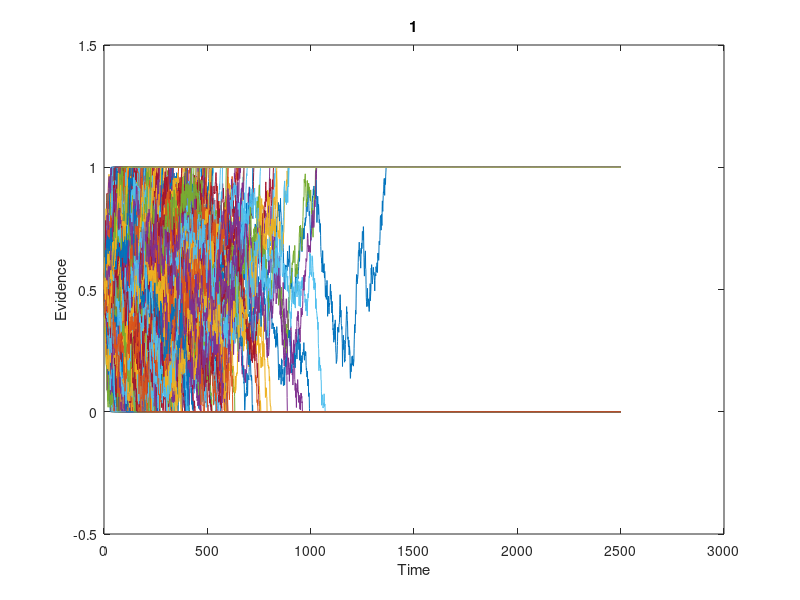
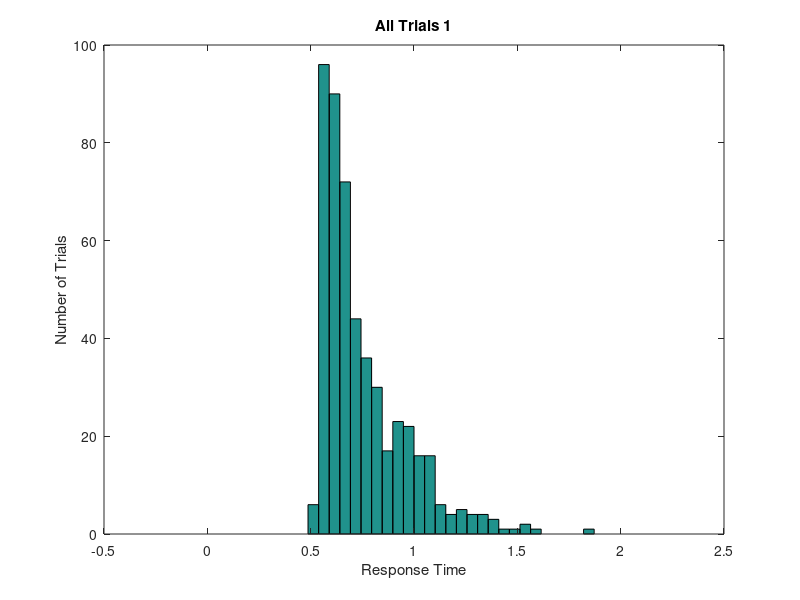

The MATLAB source for these figures, in order: (Note: this script raises an error after producing the figures.)
clear; close all; clc;

%fix step size
dt = 0.001;
%parameter 
ntrials = 500; %NUMBER OF RUNS
mu = 0.5;
ndt = 0.5; %NON-DECISION TIME
sd = 1;   %THIS IS VARIABILITY WITHIN THE WALK.  KEEP FIXED AT 1. 
nsteps = 2500; %MAX LENGTH OF WALK.  INCREASE TILL WARNING GOES AWAY
criterion = 1; %CORRECT BOUNDARY LOCATION, INCORRECT IS ZERO 
beta = 0.5; % NORMALIZED BIAS
bias = beta*criterion; %ACTUAL BIAS

%set random number seed 
rng(19680104);
%OUTPUT VARIABLES
sample = zeros(1,nsteps+1);   %This is a single random draw from normal distribution
path = zeros(ntrials,nsteps+1); %This is all the random walks
rt = zeros(ntrials,1);  %These are the rts across trials 
correct = zeros(ntrials,1); %This is accuracy data. ZERO IS WRONG, ONE IS RIGHT
%LOOP OVER ntrials.  
for j = 1:ntrials
    goodpath = 0;
    while goodpath == 0
        drawn_mu = unifrnd(0.01, 0.8, [1,1]);
        draw = normrnd(drawn_mu*dt,sd*sqrt(dt),[1,nsteps]);  %DRAW A WALK
        sample(1) = bias; %START AT BIAS
        sample(2:nsteps+1) = draw; 
        walk = cumsum(sample); %SUM THE WALK.   
        crossbnd = find((walk > criterion) |(walk < 0)); %TEST BOTH BOUNDARIES  
        if ~isempty(crossbnd) %TEST IF IT CROSSED ONE OF THE BOUNDARIES AT LEAST
            goodpath = 1; %WALK IS GOOD, SET TO 1 TO EXIT WHILE LOOP
            path(j,:) = walk; %SAVE THE WALK
        else
            display('Bad Walk') %NOTIFY BAD WALK AND DRAW AGAIN LOWER
        end;
    end;
    rt(j) = crossbnd(1);  %RT IS FIRST CROSSING
    if path(j,rt(j)) > criterion  %TEST IF CORRECT
        path(j,rt(j):end) = criterion; %SET THE REST OF WALK TO BOUNDARY
        correct(j) = 1; %INDICATE CORRECT TRIAL
    else %TRIALIS INCORRECT
        path(j,rt(j):end) = 0; %SET THE REST OF WALK TO ZERO. 
    end; 
    %Add Non-decision time
    rt(j) = rt(j) + ndt/dt;	
end

%compute accuracy
accuracy = mean(correct);  %COMPUTER FRACTION CORRECT
%convert rt to milliseconds
rt = rt*dt;
%plot all the random walks. 
figure
plot(path');
xlabel('Time')
ylabel('Evidence')
title('1')
set(gca,'YLim',[-0.5 criterion+0.5])
%Make a histogram of all random walks. 
figure  
bins = linspace(0,2,40);  
hist(rt,bins);
xlabel('Response Time')
ylabel('Number of Trials')
title('All Trials 1')
%Make a histogram separating correct from incorrect 
errorrt = rt(find(correct == 0));  % THIS IS JUST THE INCORRECT TRIALS
correctrt = rt(find(correct == 1)); %THIS IS JUST THE CORRECT TRIALS
figure
[n1,x] = hist(errorrt, bins); 
[n2,x] = hist(correctrt, bins);
h = bar(x,[n1; n2]);
legend('Error', 'Correct');

xlabel('Response Time')
ylabel('Number of Trials')
avg_time = mean(errorrt)
title(append('Correct vs Error Trials 1', num2str(avg_time)))


%OUTPUT VARIABLES
sample = zeros(1,nsteps+1);   %This is a single random draw from normal distribution
path = zeros(ntrials,nsteps+1); %This is all the random walks
rt = zeros(ntrials,1);  %These are the rts across trials 
correct = zeros(ntrials,1); %This is accuracy data. ZERO IS WRONG, ONE IS RIGHT
%LOOP OVER ntrials.  
for j = 1:ntrials
    goodpath = 0;
    while goodpath == 0
        draw = normrnd(mu*dt,sd*sqrt(dt),[1,nsteps]);  %DRAW A WALK
        beta = unifrnd(0.1, 0.3, [1,1]); % NORMALIZED BIAS
        bias = beta * criterion; % ACTUAL BIAS
        sample(1) = bias;
        sample(2:nsteps+1) = draw; 
        walk = cumsum(sample); %SUM THE WALK.   
        crossbnd = find((walk > criterion) |(walk < 0)); %TEST BOTH BOUNDARIES  
        if ~isempty(crossbnd) %TEST IF IT CROSSED ONE OF THE BOUNDARIES AT LEAST
            goodpath = 1; %WALK IS GOOD, SET TO 1 TO EXIT WHILE LOOP
            path(j,:) = walk; %SAVE THE WALK
        else
            display('Bad Walk') %NOTIFY BAD WALK AND DRAW AGAIN LOWER
        end;
    end;
    rt(j) = crossbnd(1);  %RT IS FIRST CROSSING
    if path(j,rt(j)) > criterion  %TEST IF CORRECT
        path(j,rt(j):end) = criterion; %SET THE REST OF WALK TO BOUNDARY
        correct(j) = 1; %INDICATE CORRECT TRIAL
    else %TRIALIS INCORRECT
        path(j,rt(j):end) = 0; %SET THE REST OF WALK TO ZERO. 
    end; 
    %Add Non-decision time
    rt(j) = rt(j) + ndt/dt;	
end

%compute accuracy
accuracy = mean(correct);  %COMPUTER FRACTION CORRECT
%convert rt to milliseconds
rt = rt*dt;
%plot all the random walks. 
figure
plot(path');
xlabel('Time')
ylabel('Evidence')
title('2')
set(gca,'YLim',[-0.5 criterion+0.5])
%Make a histogram of all random walks. 
figure  
bins = linspace(0,2,40);  
hist(rt,bins);
xlabel('Response Time')
ylabel('Number of Trials')
title('All Trials 2')
%Make a histogram separating correct from incorrect 
errorrt = rt(find(correct == 0));  % THIS IS JUST THE INCORRECT TRIALS
correctrt = rt(find(correct == 1)); %THIS IS JUST THE CORRECT TRIALS
figure
[n1,x] = hist(errorrt, bins); 
[n2,x] = hist(correctrt, bins);
h = bar(x,[n1; n2]);
legend('Error', 'Correct');

xlabel('Response Time')
ylabel('Number of Trials')
avg_time = mean(errorrt)
title(append('Correct vs Error Trials 2', num2str(avg_time)))
